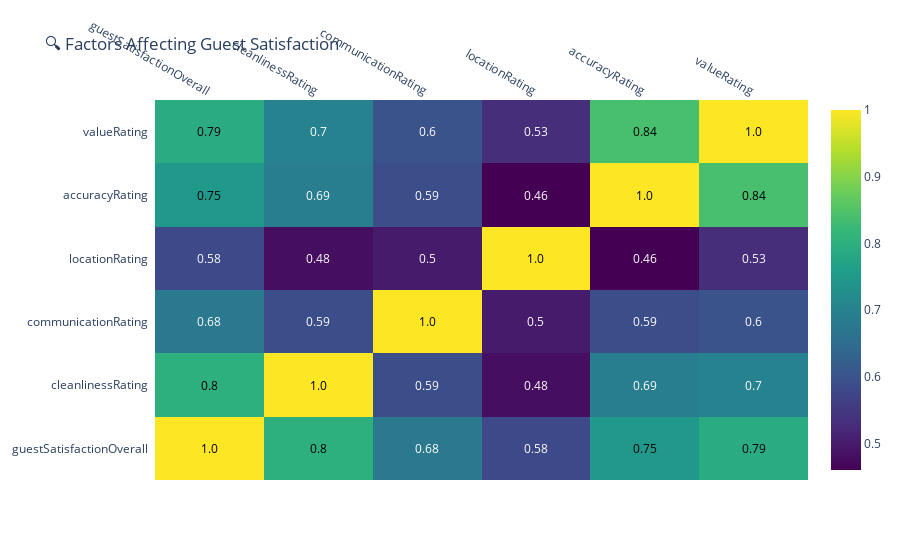

Notebook source saved alongside this figure:
### Markdown cell above
## 🔍 What Factors Impact Property Ratings?  
Hosts often wonder **what makes a listing highly rated**. This correlation heatmap will reveal which factors (e.g., **cleanliness, communication, location**) have the **biggest impact** on guest satisfaction.

### Code cell
# Select relevant rating columns
rating_cols = ["guestSatisfactionOverall", "cleanlinessRating", "communicationRating",
               "locationRating", "accuracyRating", "valueRating"]

corr_matrix = dp[rating_cols].corr()

fig = ff.create_annotated_heatmap(
    z=np.round(corr_matrix.values, 2), 
    x=rating_cols, 
    y=rating_cols, 
    colorscale="Viridis", 
    showscale=True
)

fig.update_layout(title="🔍 Factors Affecting Guest Satisfaction")
fig.show()

### Figure 1 — Plotly figure (JSON) as saved in the notebook; plotly's stock layout.template omitted (floating-point values rounded to 4 significant figures)
{"data": [{"colorscale": [[0, "#440154"], [0.1111, "#482878"], [0.2222, "#3e4989"], [0.3333, "#31688e"], [0.4444, "#26828e"], [0.5556, "#1f9e89"], [0.6667, "#35b779"], [0.7778, "#6ece58"], [0.8889, "#b5de2b"], [1, "#fde725"]], "reversescale": false, "showscale": true, "type": "heatmap", "x": ["guestSatisfactionOverall", "cleanlinessRating", "communicationRating", "locationRating", "accuracyRating", "valueRating"], "y": ["guestSatisfactionOverall", "cleanlinessRating", "communicationRating", "locationRating", "accuracyRating", "valueRating"], "z": [[1, 0.8, 0.68, 0.58, 0.75, 0.79], [0.8, 1, 0.59, 0.48, 0.69, 0.7], [0.68, 0.59, 1, 0.5, 0.59, 0.6], [0.58, 0.48, 0.5, 1, 0.46, 0.53], [0.75, 0.69, 0.59, 0.46, 1, 0.84], [0.79, 0.7, 0.6, 0.53, 0.84, 1]]}], "layout": {"annotations": [{"font": {"color": "#000000"}, "showarrow": false, "text": "1.0", "x": "guestSatisfactionOverall", "xref": "x", "y": "guestSatisfactionOverall", "yref": "y"}, {"font": {"color": "#000000"}, "showarrow": false, "text": "0.8", "x": "cleanlinessRating", "xref": "x", "y": "guestSatisfactionOverall", "yref": "y"}, {"font": {"color": "#FFFFFF"}, "showarrow": false, "text": "0.68", "x": "communicationRating", "xref": "x", "y": "guestSatisfactionOverall", "yref": "y"}, {"font": {"color": "#FFFFFF"}, "showarrow": false, "text": "0.58", "x": "locationRating", "xref": "x", "y": "guestSatisfactionOverall", "yref": "y"}, {"font": {"color": "#000000"}, "showarrow": false, "text": "0.75", "x": "accuracyRating", "xref": "x", "y": "guestSatisfactionOverall", "yref": "y"}, {"font": {"color": "#000000"}, "showarrow": false, "text": "0.79", "x": "valueRating", "xref": "x", "y": "guestSatisfactionOverall", "yref": "y"}, {"font": {"color": "#000000"}, "showarrow": false, "text": "0.8", "x": "guestSatisfactionOverall", "xref": "x", "y": "cleanlinessRating", "yref": "y"}, {"font": {"color": "#000000"}, "showarrow": false, "text": "1.0", "x": "cleanlinessRating", "xref": "x", "y": "cleanlinessRating", "yref": "y"}, {"font": {"color": "#FFFFFF"}, "showarrow": false, "text": "0.59", "x": "communicationRating", "xref": "x", "y": "cleanlinessRating", "yref": "y"}, {"font": {"color": "#FFFFFF"}, "showarrow": false, "text": "0.48", "x": "locationRating", "xref": "x", "y": "cleanlinessRating", "yref": "y"}, {"font": {"color": "#FFFFFF"}, "showarrow": false, "text": "0.69", "x": "accuracyRating", "xref": "x", "y": "cleanlinessRating", "yref": "y"}, {"font": {"color": "#FFFFFF"}, "showarrow": false, "text": "0.7", "x": "valueRating", "xref": "x", "y": "cleanlinessRating", "yref": "y"}, {"font": {"color": "#FFFFFF"}, "showarrow": false, "text": "0.68", "x": "guestSatisfactionOverall", "xref": "x", "y": "communicationRating", "yref": "y"}, {"font": {"color": "#FFFFFF"}, "showarrow": false, "text": "0.59", "x": "cleanlinessRating", "xref": "x", "y": "communicationRating", "yref": "y"}, {"font": {"color": "#000000"}, "showarrow": false, "text": "1.0", "x": "communicationRating", "xref": "x", "y": "communicationRating", "yref": "y"}, {"font": {"color": "#FFFFFF"}, "showarrow": false, "text": "0.5", "x": "locationRating", "xref": "x", "y": "communicationRating", "yref": "y"}, {"font": {"color": "#FFFFFF"}, "showarrow": false, "text": "0.59", "x": "accuracyRating", "xref": "x", "y": "communicationRating", "yref": "y"}, {"font": {"color": "#FFFFFF"}, "showarrow": false, "text": "0.6", "x": "valueRating", "xref": "x", "y": "communicationRating", "yref": "y"}, {"font": {"color": "#FFFFFF"}, "showarrow": false, "text": "0.58", "x": "guestSatisfactionOverall", "xref": "x", "y": "locationRating", "yref": "y"}, {"font": {"color": "#FFFFFF"}, "showarrow": false, "text": "0.48", "x": "cleanlinessRating", "xref": "x", "y": "locationRating", "yref": "y"}, {"font": {"color": "#FFFFFF"}, "showarrow": false, "text": "0.5", "x": "communicationRating", "xref": "x", "y": "locationRating", "yref": "y"}, {"font": {"color": "#000000"}, "showarrow": false, "text": "1.0", "x": "locationRating", "xref": "x", "y": "locationRating", "yref": "y"}, {"font": {"color": "#FFFFFF"}, "showarrow": false, "text": "0.46", "x": "accuracyRating", "xref": "x", "y": "locationRating", "yref": "y"}, {"font": {"color": "#FFFFFF"}, "showarrow": false, "text": "0.53", "x": "valueRating", "xref": "x", "y": "locationRating", "yref": "y"}, {"font": {"color": "#000000"}, "showarrow": false, "text": "0.75", "x": "guestSatisfactionOverall", "xref": "x", "y": "accuracyRating", "yref": "y"}, {"font": {"color": "#FFFFFF"}, "showarrow": false, "text": "0.69", "x": "cleanlinessRating", "xref": "x", "y": "accuracyRating", "yref": "y"}, {"font": {"color": "#FFFFFF"}, "showarrow": false, "text": "0.59", "x": "communicationRating", "xref": "x", "y": "accuracyRating", "yref": "y"}, {"font": {"color": "#FFFFFF"}, "showarrow": false, "text": "0.46", "x": "locationRating", "xref": "x", "y": "accuracyRating", "yref": "y"}, {"font": {"color": "#000000"}, "showarrow": false, "text": "1.0", "x": "accuracyRating", "xref": "x", "y": "accuracyRating", "yref": "y"}, {"font": {"color": "#000000"}, "showarrow": false, "text": "0.84", "x": "valueRating", "xref": "x", "y": "accuracyRating", "yref": "y"}, {"font": {"color": "#000000"}, "showarrow": false, "text": "0.79", "x": "guestSatisfactionOverall", "xref": "x", "y": "valueRating", "yref": "y"}, {"font": {"color": "#FFFFFF"}, "showarrow": false, "text": "0.7", "x": "cleanlinessRating", "xref": "x", "y": "valueRating", "yref": "y"}, {"font": {"color": "#FFFFFF"}, "showarrow": false, "text": "0.6", "x": "communicationRating", "xref": "x", "y": "valueRating", "yref": "y"}, {"font": {"color": "#FFFFFF"}, "showarrow": false, "text": "0.53", "x": "locationRating", "xref": "x", "y": "valueRating", "yref": "y"}, {"font": {"color": "#000000"}, "showarrow": false, "text": "0.84", "x": "accuracyRating", "xref": "x", "y": "valueRating", "yref": "y"}, {"font": {"color": "#000000"}, "showarrow": false, "text": "1.0", "x": "valueRating", "xref": "x", "y": "valueRating", "yref": "y"}], "title": {"text": "🔍 Factors Affecting Guest Satisfaction"}, "xaxis": {"dtick": 1, "gridcolor": "rgb(0, 0, 0)", "side": "top", "ticks": ""}, "yaxis": {"dtick": 1, "ticks": "", "ticksuffix": "  "}}}
